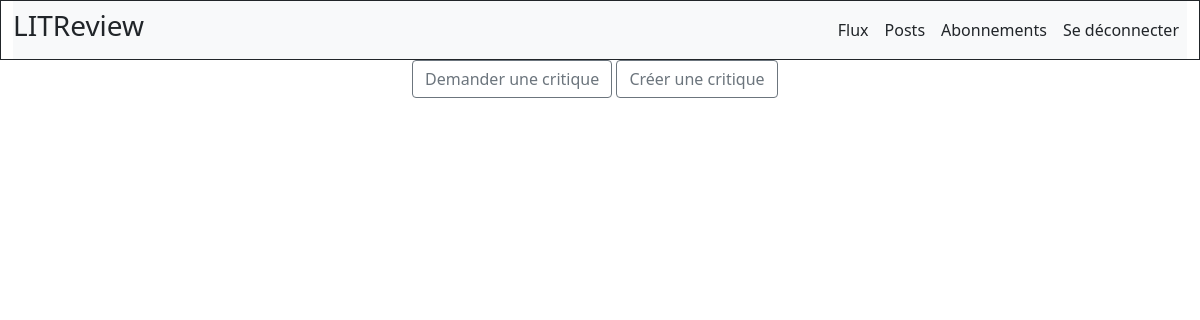
Page / (signed in) on the earlier database version.
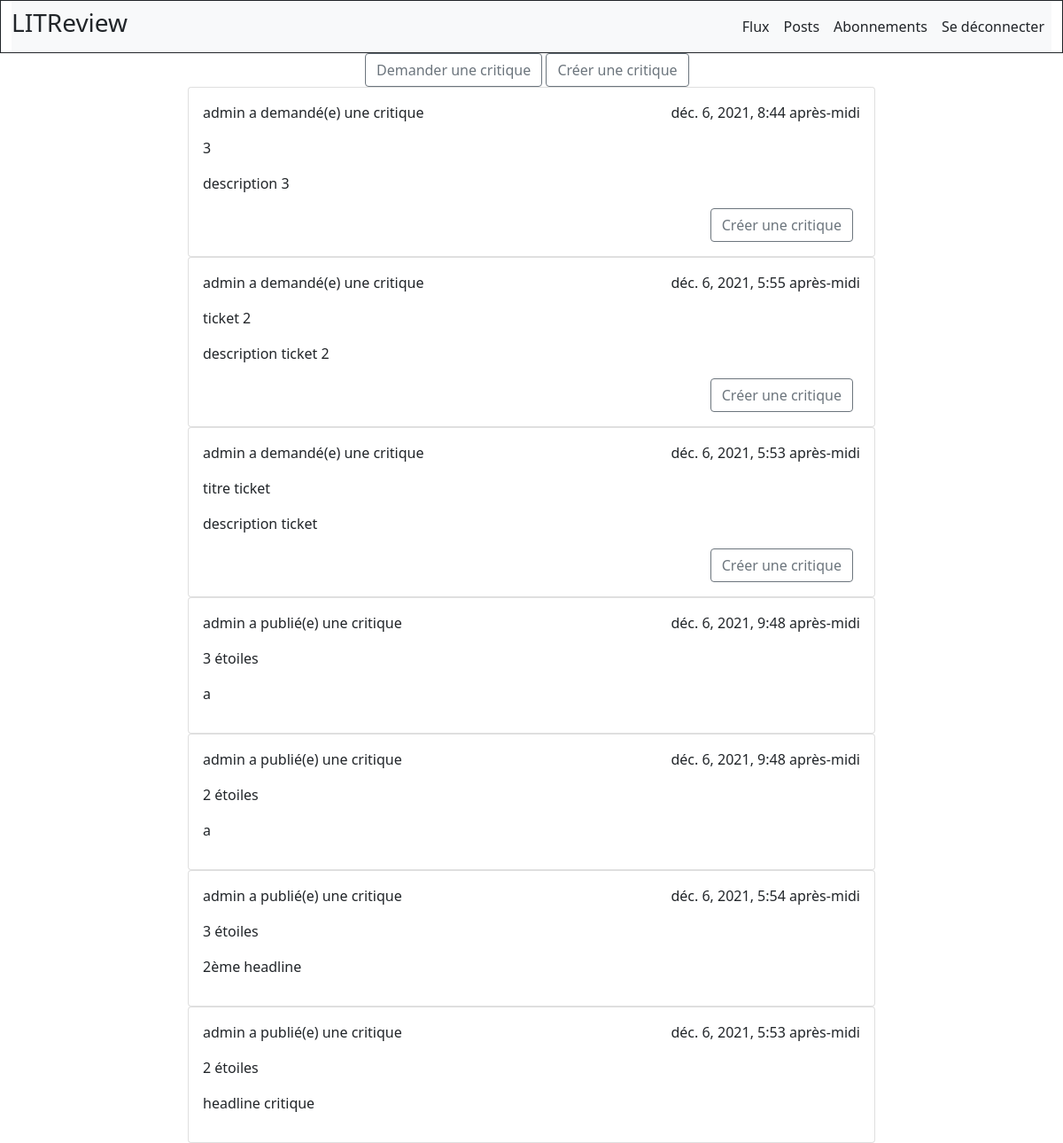
Same page on the later database version.
### content/models.py (models this page shows, shortened)
class Ticket(models.Model):
    title = models.CharField(max_length=128)
    description = models.TextField(max_length=2048, null=True, blank=True)
    user = models.ForeignKey(
        to=settings.AUTH_USER_MODEL, on_delete=models.CASCADE)
    time_created = models.DateTimeField(auto_now_add=True)

class Review(models.Model):
    ticket = models.ForeignKey(to=Ticket, on_delete=models.CASCADE)
    rating = models.PositiveSmallIntegerField(
        choices=[(i, i) for i in range(0, 6)],
        validators=[MinValueValidator(0), MaxValueValidator(5)])
    headline = models.CharField(max_length=128)
    body = models.CharField(max_length=8192, blank=True)
    user = models.ForeignKey(
        to=settings.AUTH_USER_MODEL, on_delete=models.CASCADE)
    time_created = models.DateTimeField(auto_now_add=True)

### accounts/models.py (models this page shows)
class User(AbstractUser):
	class Meta:
		abstract=False

### content/views.py (the view)
# urls.py: path('', views.flux, name='flux'),
@login_required
def flux(request):
	tickets = Ticket.objects.order_by('-id').filter(user_id=request.user.id)
	reviews = Review.objects.order_by('-id').filter(user_id=request.user.id)
	context = {
		'tickets': tickets,
		'reviews': reviews
			   }
	return render(request, "content/flux.html", context)

### content/Templates/content/flux.html (shortened to what this page needs)
{% extends 'base.html' %}
{% block content_box_3 %}
 <div class="container col-md-4 justify-content-center">
       <button class="btn btn-outline-secondary" onclick="window.location.href = {% url 'content:ticket' %};">Demander une critique</button>
       <button class="btn btn-outline-secondary" onclick="window.location.href = {% url 'content:review' %};">Créer une critique</button>
 </div>
<div class="container col-md-8 mx-auto">
       {% for ticket in tickets %}
           <div class="card">
              <div class="card-body">
                <p class="card-text">{{ ticket.user }} a demandé(e) une critique <span style="float:right;">{{ ticket.time_created }}</span></p>
                <p class="card-text">{{ ticket.title }}</p>
                <p class="card-text">{{ ticket.description }}</p>
                  <div class="d-grid gap-2 d-md-flex justify-content-md-end">
                    <a href="{% url 'content:ticket_detail' ticket.id %}" class="btn btn-outline-secondary me-md-2">Créer une critique</a>
                  </div>
              </div>
            </div>
       {% endfor %}
        {% for review in reviews %}
                   <div class="card">
                      <div class="card-body">
                        <p class="card-text">{{ review.user }} a publié(e) une critique <span style="float:right;">{{ review.time_created }}</span></p>
                        <p class="card-text">{{ review.rating }} étoiles</p>
                        <p class="card-text">{{ review.headline }}</p>
                      </div>
                    </div>
               {% endfor %}
 </div>
{% endblock content_box_3 %}

Differences in the rows shown:
added Ticket: user "admin", time_created "déc. 6, 2021, 8:44 après-midi", title "3", description "description 3"
added Ticket: user "admin", time_created "déc. 6, 2021, 5:55 après-midi", title "ticket 2", description "description ticket 2"
added Ticket: user "admin", time_created "déc. 6, 2021, 5:53 après-midi", title "titre ticket", description "description ticket"
added Review: user "admin", time_created "déc. 6, 2021, 9:48 après-midi", rating "3", headline "a"
added Review: user "admin", time_created "déc. 6, 2021, 9:48 après-midi", rating "2", headline "a"
added Review: user "admin", time_created "déc. 6, 2021, 5:54 après-midi", rating "3", headline "2ème headline"
added Review: user "admin", time_created "déc. 6, 2021, 5:53 après-midi", rating "2", headline "headline critique"
